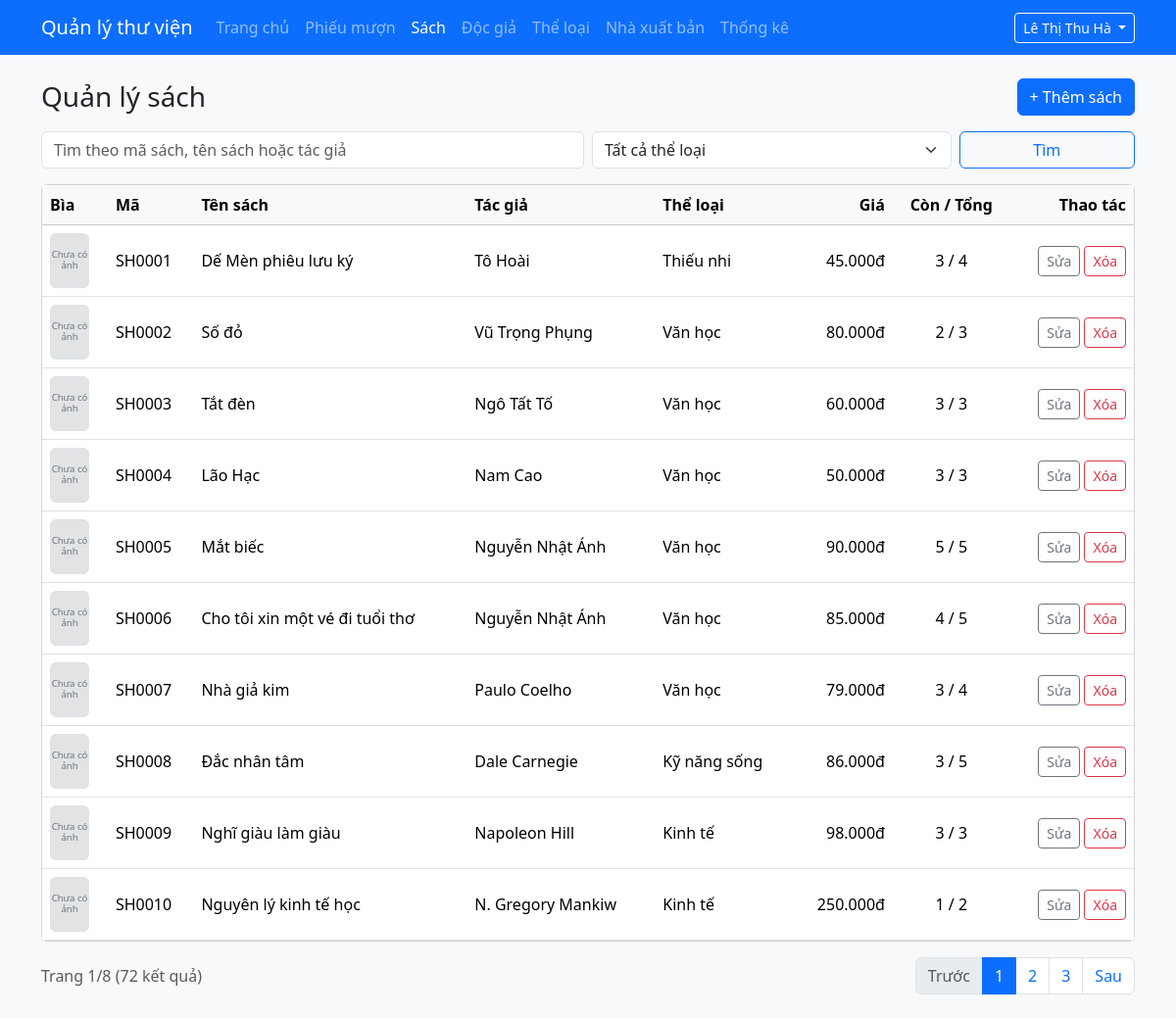
/admin/sach.php (signed in), run on the app's committed database.
### tables this page shows
CREATE TABLE sach (
  id            INT UNSIGNED NOT NULL AUTO_INCREMENT PRIMARY KEY,
  ma_sach       VARCHAR(20)  NOT NULL UNIQUE,
  ten_sach      VARCHAR(200) NOT NULL,
  tac_gia       VARCHAR(150) NOT NULL,
  id_theloai    INT UNSIGNED NOT NULL,
  id_nxb        INT UNSIGNED NOT NULL,
  nam_xuat_ban  SMALLINT UNSIGNED NULL,
  so_trang      SMALLINT UNSIGNED NULL,
  gia_tien      DECIMAL(12,0) NOT NULL DEFAULT 0,    
  hinh_bia      VARCHAR(255) NULL,                   
  so_luong      INT UNSIGNED NOT NULL DEFAULT 1,     
  so_con_lai    INT UNSIGNED NOT NULL DEFAULT 1,     
  mo_ta         TEXT NULL,
  CONSTRAINT fk_sach_theloai FOREIGN KEY (id_theloai) REFERENCES theloai(id),
  CONSTRAINT fk_sach_nxb     FOREIGN KEY (id_nxb)     REFERENCES nhaxuatban(id),
  CHECK (gia_tien >= 0),
  CHECK (so_con_lai <= so_luong),                    
  INDEX idx_sach_ten (ten_sach)                      
);

CREATE TABLE theloai (
  id          INT UNSIGNED NOT NULL AUTO_INCREMENT PRIMARY KEY,
  ten_theloai VARCHAR(100) NOT NULL UNIQUE
);

### includes/helpers.php (called while the page is built, shortened)
<?php
function e($chuoi): string
{
    return htmlspecialchars((string) $chuoi, ENT_QUOTES | ENT_SUBSTITUTE, 'UTF-8');
}
function layChuoiGet(string $ten): string
{
    $giaTri = $_GET[$ten] ?? '';
    return is_string($giaTri) ? trim($giaTri) : '';
}

### includes/csdl.php (called while the page is built, shortened)
<?php
function truyVan(mysqli $conn, string $sql, string $kieu = '', array $thamSo = []): mysqli_stmt
{
    $stmt = mysqli_prepare($conn, $sql);
    if ($kieu !== '') {
        mysqli_stmt_bind_param($stmt, $kieu, ...$thamSo);
    }
    mysqli_stmt_execute($stmt);
    return $stmt;
}

### includes/anh-bia.php (called while the page is built, shortened)
<?php
function laDuongDanAnhBia(?string $duongDan): bool
{
    if ($duongDan === null) {
        return false;
    }
    return preg_match('#^' . ANH_BIA_THU_MUC . '/[a-f0-9]{32}\.(jpg|png|webp)$#', $duongDan) === 1;
}
function urlAnhBia(?string $duongDan): ?string
{
    if (!laDuongDanAnhBia($duongDan)) {
        return null;
    }
    return '../' . $duongDan;
}

### admin/sach.php (the view, shortened to what this page needs)
<?php
require_once __DIR__ . '/../includes/khoi-tao-admin.php';
require_once __DIR__ . '/../includes/anh-bia.php';
$soDongMoiTrang = 10;
$tuKhoa    = layChuoiGet('q');
$idTheLoai = filter_var(layChuoiGet('theloai'), FILTER_VALIDATE_INT);
$idTheLoai = ($idTheLoai !== false && $idTheLoai > 0) ? $idTheLoai : 0;
$pageNum   = filter_var(layChuoiGet('page'), FILTER_VALIDATE_INT);
$pageNum   = ($pageNum !== false && $pageNum > 0) ? $pageNum : 1;
$dieuKien = [];
$kieu     = '';
$thamSo   = [];
$menhDeWhere = count($dieuKien) > 0 ? 'WHERE ' . implode(' AND ', $dieuKien) : '';
$stmt    = truyVan($conn, "SELECT COUNT(*) FROM sach s $menhDeWhere", $kieu, $thamSo);
$numRows = (int) mysqli_fetch_row(mysqli_stmt_get_result($stmt))[0];
$maxPage = max(1, (int) ceil($numRows / $soDongMoiTrang));
$pageNum = min($pageNum, $maxPage);
$offset  = ($pageNum - 1) * $soDongMoiTrang;
$sql = "SELECT s.id, s.ma_sach, s.ten_sach, s.tac_gia, s.gia_tien, s.so_luong, s.so_con_lai, s.hinh_bia,
               tl.ten_theloai, nxb.ten_nxb
        FROM sach s
        JOIN theloai tl    ON tl.id = s.id_theloai
        JOIN nhaxuatban nxb ON nxb.id = s.id_nxb
        $menhDeWhere
        ORDER BY s.ma_sach
        LIMIT ? OFFSET ?";
$stmt = truyVan(
    $conn,
    $sql,
    $kieu . 'ii',
    array_merge($thamSo, [$soDongMoiTrang, $offset])
);
$ketQua = mysqli_stmt_get_result($stmt);
$dsSach = mysqli_fetch_all($ketQua, MYSQLI_ASSOC);
function lienKetTrang(int $page, string $tuKhoa, int $idTheLoai): string
{
    $thamSoUrl = ['page' => $page];
    return '?' . e(http_build_query($thamSoUrl));
}
require __DIR__ . '/../includes/admin-dau.php';
?>
<div class="d-flex flex-wrap justify-content-between align-items-center mb-3 gap-2">
    <h1 class="h3 mb-0">Quản lý sách</h1>
    <a href="sach-form.php" class="btn btn-primary">+ Thêm sách</a>
</div>
<form method="get" class="row g-2 mb-3">
    <div class="col-12 col-md-6">
        <input type="text" class="form-control" name="q" value="<?= e($tuKhoa) ?>"
               placeholder="Tìm theo mã sách, tên sách hoặc tác giả">
    </div>
    <div class="col-8 col-md-4">
        <select class="form-select" name="theloai">
            <option value="0">Tất cả thể loại</option>
        </select>
    </div>
    <div class="col-4 col-md-2 d-grid">
        <button type="submit" class="btn btn-outline-primary">Tìm</button>
    </div>
</form>
<div class="card">
    <div class="table-responsive">
        <table class="table table-hover align-middle mb-0">
            <thead class="table-light">
                <tr>
                    <th>Bìa</th>
                    <th>Mã</th>
                    <th>Tên sách</th>
                    <th>Tác giả</th>
                    <th>Thể loại</th>
                    <th class="text-end">Giá</th>
                    <th class="text-center">Còn / Tổng</th>
                    <th class="text-end">Thao tác</th>
                </tr>
            </thead>
            <tbody>
            <?php foreach ($dsSach as $sach): ?>
                <?php $urlAnh = urlAnhBia($sach['hinh_bia']); ?>
                <tr>
                    <td>
                        <?php if ($urlAnh !== null): ?>
                            <img src="<?= e($urlAnh) ?>" alt="Bìa <?= e($sach['ten_sach']) ?>" class="rounded border"
                                 style="width:40px;height:56px;object-fit:cover">
                        <?php else: ?>
                            <div class="rounded border bg-secondary-subtle text-secondary d-flex align-items-center justify-content-center text-center"
                                 style="width:40px;height:56px;font-size:.6rem;line-height:1.1">Chưa có ảnh</div>
                        <?php endif; ?>
                    </td>
                    <td><?= e($sach['ma_sach']) ?></td>
                    <td><?= e($sach['ten_sach']) ?></td>
                    <td><?= e($sach['tac_gia']) ?></td>
                    <td><?= e($sach['ten_theloai']) ?></td>
                    <td class="text-end"><?= e(number_format((float) $sach['gia_tien'], 0, ',', '.')) ?>đ</td>
                    <td class="text-center">
                        <?php if ((int) $sach['so_con_lai'] === 0): ?>
                            <span class="badge text-bg-danger">Hết (0/<?= (int) $sach['so_luong'] ?>)</span>
                        <?php else: ?>
                            <?= (int) $sach['so_con_lai'] ?> / <?= (int) $sach['so_luong'] ?>
                        <?php endif; ?>
                    </td>
                    <td class="text-end text-nowrap">
                        <a href="sach-form.php?id=<?= (int) $sach['id'] ?>" class="btn btn-sm btn-outline-secondary">Sửa</a>
                        <form method="post" action="sach-xoa.php" class="d-inline"
                              onsubmit="return confirm('Xóa cuốn sách này?');">
                            <button type="submit" class="btn btn-sm btn-outline-danger">Xóa</button>
                        </form>
                    </td>
                </tr>
            <?php endforeach; ?>
            </tbody>
        </table>
    </div>
</div>
<div class="d-flex flex-wrap justify-content-between align-items-center mt-3 gap-2">
    <div class="text-muted">Trang <?= $pageNum ?>/<?= $maxPage ?> (<?= $numRows ?> kết quả)</div>
    <?php if ($maxPage > 1): ?>
    <nav aria-label="Phân trang">
        <ul class="pagination mb-0">
            <li class="page-item<?= $pageNum <= 1 ? ' disabled' : '' ?>">
                <a class="page-link" href="<?= lienKetTrang(max(1, $pageNum - 1), $tuKhoa, $idTheLoai) ?>">Trước</a>
            </li>
            <?php for ($i = max(1, $pageNum - 2); $i <= min($maxPage, $pageNum + 2); $i++): ?>
                <li class="page-item<?= $i === $pageNum ? ' active' : '' ?>">
                    <a class="page-link" href="<?= lienKetTrang($i, $tuKhoa, $idTheLoai) ?>"><?= $i ?></a>
                </li>
            <?php endfor; ?>
            <li class="page-item<?= $pageNum >= $maxPage ? ' disabled' : '' ?>">
                <a class="page-link" href="<?= lienKetTrang(min($maxPage, $pageNum + 1), $tuKhoa, $idTheLoai) ?>">Sau</a>
            </li>
        </ul>
    </nav>
    <?php endif; ?>
</div>
<?php require __DIR__ . '/../includes/admin-cuoi.php'; ?>

### data on the page
sach: ma_sach "SH0001", ten_sach "Dế Mèn phiêu lưu ký", tac_gia "Tô Hoài", id_theloai.ten_theloai "Thiếu nhi", gia_tien "45.000", so_con_lai "3", so_luong "4"
sach: ma_sach "SH0002", ten_sach "Số đỏ", tac_gia "Vũ Trọng Phụng", id_theloai.ten_theloai "Văn học", gia_tien "80.000", so_con_lai "2", so_luong "3"
sach: ma_sach "SH0003", ten_sach "Tắt đèn", tac_gia "Ngô Tất Tố", id_theloai.ten_theloai "Văn học", gia_tien "60.000", so_con_lai "3", so_luong "3"
sach: ma_sach "SH0004", ten_sach "Lão Hạc", tac_gia "Nam Cao", id_theloai.ten_theloai "Văn học", gia_tien "50.000", so_con_lai "3", so_luong "3"
sach: ma_sach "SH0005", ten_sach "Mắt biếc", tac_gia "Nguyễn Nhật Ánh", id_theloai.ten_theloai "Văn học", gia_tien "90.000", so_con_lai "5", so_luong "5"
sach: ma_sach "SH0006", ten_sach "Cho tôi xin một vé đi tuổi thơ", tac_gia "Nguyễn Nhật Ánh", id_theloai.ten_theloai "Văn học", gia_tien "85.000", so_con_lai "4", so_luong "5"
sach: ma_sach "SH0007", ten_sach "Nhà giả kim", tac_gia "Paulo Coelho", id_theloai.ten_theloai "Văn học", gia_tien "79.000", so_con_lai "3", so_luong "4"
sach: ma_sach "SH0008", ten_sach "Đắc nhân tâm", tac_gia "Dale Carnegie", id_theloai.ten_theloai "Kỹ năng sống", gia_tien "86.000", so_con_lai "3", so_luong "5"
sach: ma_sach "SH0009", ten_sach "Nghĩ giàu làm giàu", tac_gia "Napoleon Hill", id_theloai.ten_theloai "Kinh tế", gia_tien "98.000", so_con_lai "3", so_luong "3"
sach: ma_sach "SH0010", ten_sach "Nguyên lý kinh tế học", tac_gia "N. Gregory Mankiw", id_theloai.ten_theloai "Kinh tế", gia_tien "250.000", so_con_lai "1", so_luong "2"

### other printed values
$nhanVien['ho_ten'] "Lê Thị Thu Hà"
$pageNum "1"
$maxPage "8"
$numRows "72"
